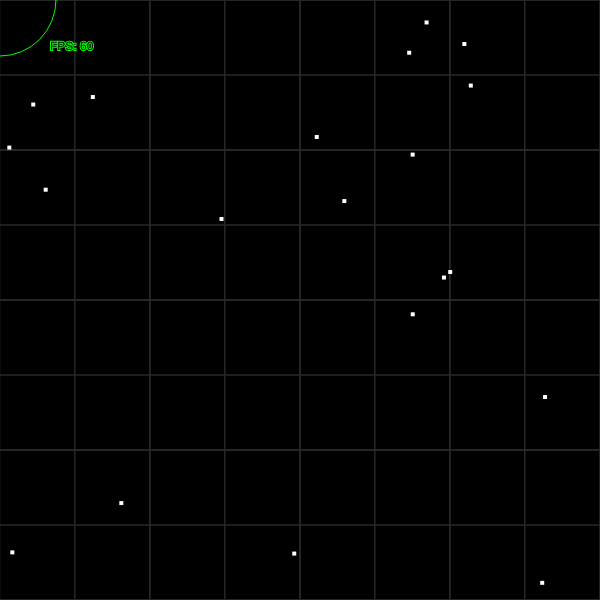
Frame 1 (no input)
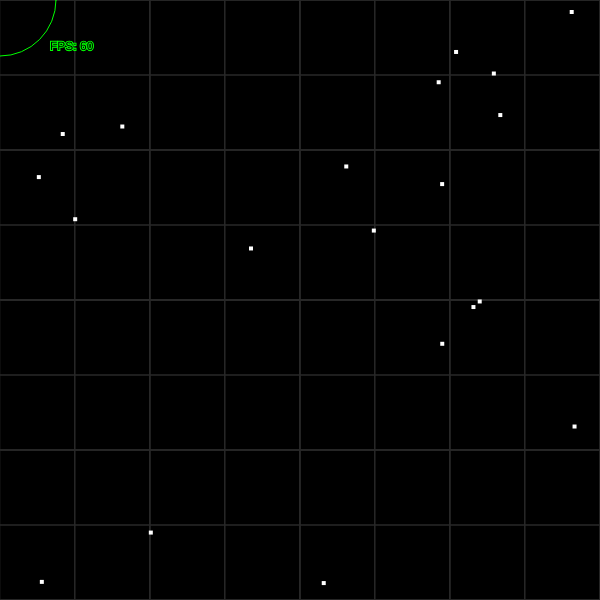
Frame 60 (no input)
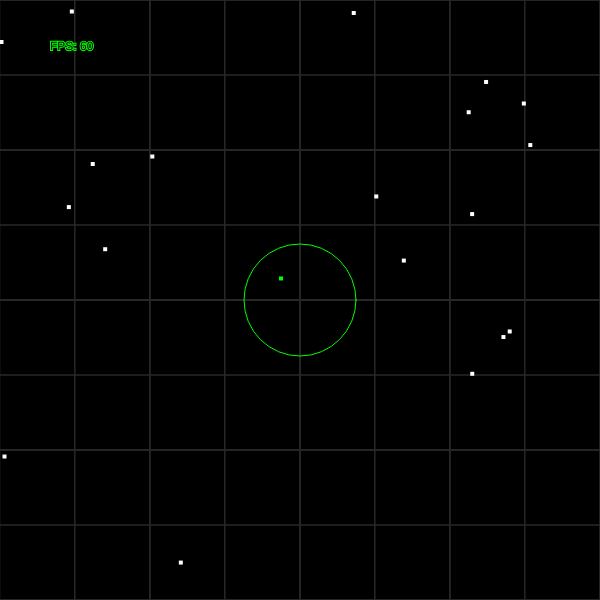
Frame 120 (the mouse pressed at the canvas centre since frame 60)

The p5.js sketch that drew these frames (run headless with seeded random() and noise() and a simulated clock; from frame 60 on, the mouse is pressed at the canvas centre):

// p5.js sketch
// ── sketch.js
let balls = [],
    amountOfBalls = 1000,
    qt,
    isCircle = true,
    range;

const
    w = 600, //canvas size
    h = 600,
    r = 2; //particle size;

function setup() {
    frameRate(60);
    rectMode(CENTER);
    canv = createCanvas(w, h);
    canv.mouseClicked(() => isCircle = !isCircle);

    makeBalls(amountOfBalls);

    createP("Click mouse on screen to swap between circle and rectangle").position(30, h);
    everyRadio = createRadio("111");
    everyRadio.option("all", "Draw all balls");
    everyRadio.option("50", "Draw every 50th ball");
    everyRadio.selected("50");
    everyRadio.position(30, h + 30);
    treeRadio = createRadio("222");
    treeRadio.option("1", "Use tree");
    treeRadio.option("2", "Don't use tree");
    treeRadio.selected("1");
    treeRadio.position(30, h + 50);
    amountInput = createInput(amountOfBalls, "Amount of balls");
    createP("Amount of balls (max 100k)").position(30, h + 55);
    amountInput.position(220, h + 70).size(70);
    amountInput.input(() => makeBalls(amountInput.value()));
}

function draw() {
    balls.forEach(ball => {
        ball.col = [255];
    });
    qt = new QuadTree(new Rectangle(w / 2, h / 2, w / 2, h / 2), 20);
    balls.forEach(ball => {
        qt.insert(ball);
    });
    background('rgba(0,0,0,1)');
    qt.show(); //show quadtree grid

    balls.forEach(ball => {
        ball.update(); //move balls
    });

    stroke(0, 255, 0);
    noFill();
    if (isCircle) { //click mouse on screen to swap
        range = new Circle(mouseX, mouseY, 56);
        ellipse(range.x, range.y, range.r * 2);
    } else {
        range = new Rectangle(mouseX, mouseY, 56, 78);
        rect(range.x, range.y, range.w * 2, range.h * 2);
    }

    let points;
    if (treeRadio.value() == "1")
        points = qt.query(range);
    else points = balls;

    for (const ball of points) {
        ball.col = [0, 255, 0];
        for (const other of points)
            if (ball != other) {
                ball.collision(other);
                // if (treeRadio.value() == "1") ball.drawLine(other); //draw a line between balls
            }
    };

    if (everyRadio.value() == "all")
        balls.forEach(ball => ball.draw());
    else
        for (let i = 0; i < balls.length; i += 50)balls[i].draw(); //draw only every 50 balls


    fill(0, 255, 0);
    strokeWeight(2);
    text("FPS: " + frameRate().toFixed(0), 50, 50);
    fill(0);
    strokeWeight(1);
    text("FPS: " + frameRate().toFixed(0), 50, 50);
}

function makeBalls(amount) {
    amount > 100000 ? amount = 100000 : null;
    balls = [];
    for (let i = 0; i < amount; i++) {
        let b = new Ball(
            Math.random() * width,  //pos x
            Math.random() * height, //pos y
            r //r
        );
        balls.push(b);
    }
}
// ── ball.js
class Ball {
    constructor(x_, y_, r_) {
        this.x = x_;
        this.y = y_;
        this.r = r_;
        this.col = [188];
    }

    update() {
        this.x += .5;
        this.y += .5;
        if (this.x > w) this.x = 0;
        if (this.y > h) this.y = 0;
    }

    drawLine(other) {
        stroke(0, 255, 255, 80);
        line(this.x, this.y, other.x, other.y);
    }

    collision(other) {
        let x = this.x - other.x;
        let y = this.y - other.y;
        if (Math.sqrt(x ** 2 + y ** 2) < this.r + other.r) {
            this.col = [255, 0, 0];
            other.col = [255, 0, 0];
        }
        return Math.sqrt(x ** 2 + y ** 2);
    }

    draw() {
        strokeWeight(0);
        fill(...this.col);
        rect(this.x, this.y, this.r * 2);
    }
}
// ── quadTree.js
class QuadTree {
    constructor(boundary_, cap_) {
        this.boundary = boundary_;
        this.capacity = cap_;
        this.points = [];
        this.divided = false;
    }

    insert(point) {
        if (!this.boundary.contains(point)) return;
        if (this.points.length < this.capacity) {
            this.points.push(point);
        } else {
            if (!this.divided) {
                this.subdivide();
            }
            //for (const d of [this.ne, this.nw, this.se, this.sw])
            this.ne.insert(point);
            this.nw.insert(point);
            this.se.insert(point);
            this.sw.insert(point);
        }
    }

    query(area, found = []) {
        if (!this.boundary.intersects(area)) return found;
        for (const p of this.points)
            if (area.contains(p))
                found.push(p);
        if (this.divided) {
            this.nw.query(area, found);
            this.ne.query(area, found);
            this.sw.query(area, found);
            this.se.query(area, found);
        }
        return found;
    }

    subdivide() {
        let x = this.boundary.x,
            y = this.boundary.y,
            w = this.boundary.w,
            h = this.boundary.h;
        this.nw = new QuadTree(new Rectangle(x - w / 2, y - h / 2, w / 2, h / 2), this.capacity);
        this.ne = new QuadTree(new Rectangle(x + w / 2, y - h / 2, w / 2, h / 2), this.capacity);
        this.sw = new QuadTree(new Rectangle(x - w / 2, y + h / 2, w / 2, h / 2), this.capacity);
        this.se = new QuadTree(new Rectangle(x + w / 2, y + h / 2, w / 2, h / 2), this.capacity);
        this.divided = true;
    }

    show() {
        stroke(40);
        strokeWeight(1);
        noFill();
        rect(this.boundary.x, this.boundary.y, this.boundary.w * 2, this.boundary.h * 2);
        if (this.divided)
            for (const d of [this.ne, this.nw, this.se, this.sw])
                d.show();
    }
}

class Rectangle {
    constructor(x_, y_, w_, h_) {
        this.x = x_;
        this.y = y_;
        this.w = w_;
        this.h = h_;
    }

    contains(point) {
        return (point.x >= this.x - this.w &&
            point.x <= this.x + this.w &&
            point.y >= this.y - this.h &&
            point.y <= this.y + this.h);
    }

    intersects(area) {
        return !(area.x - area.w > this.x + this.w ||
            area.x + area.w < this.x - this.w ||
            area.y - area.h > this.y + this.h ||
            area.y + area.h < this.y - this.h);
    }
}

class Circle {
    constructor(x_, y_, r_) {
        this.x = x_;
        this.y = y_;
        this.r = r_;
    }

    contains(point) {
        let x = this.x - point.x;
        let y = this.y - point.y;
        return (Math.sqrt(x ** 2 + y ** 2) < this.r);
    }

    intersects(area) {
        return !(area.x - area.w > this.x + this.w ||
            area.x + area.w < this.x - this.w ||
            area.y - area.h > this.y + this.h ||
            area.y + area.h < this.y - this.h);
    }
}
